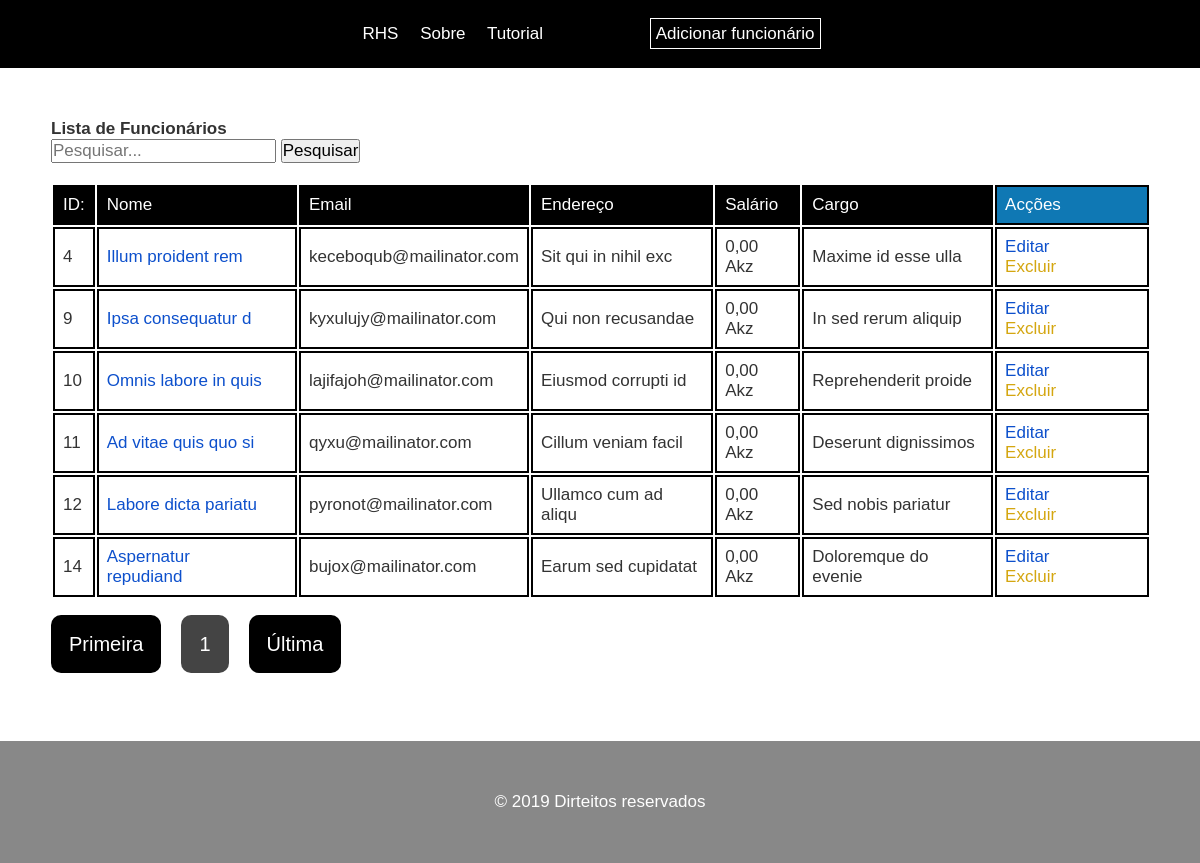
The page / on the database its author committed.
### tables this page shows
CREATE TABLE `funcionarios` (
  `id` int(11) NOT NULL,
  `nome` varchar(200) NOT NULL,
  `email` varchar(200) NOT NULL,
  `endereco` varchar(200) DEFAULT NULL,
  `telefone` varchar(25) DEFAULT NULL,
  `genero` varchar(20) DEFAULT NULL,
  `salario` varchar(20) DEFAULT NULL,
  `cargo` varchar(200) DEFAULT NULL,
  `data_registo` datetime NOT NULL DEFAULT current_timestamp(),
  `data_actualizacao` datetime DEFAULT NULL
);

### index.php (called while the page is built, shortened)
<?php
include "functions/helper.php";
isset($_GET['page']) ? $page = $_GET['page'] : $page = 'home';
pageInit($page);

### views/home.php (the view, shortened to what this page needs)
<?php
require_once 'views/partials/header.php';
?>
<h1>Lista de Funcionários</h1>
<?php
$pagina_actual = filter_input(INPUT_GET, 'p', FILTER_SANITIZE_NUMBER_INT);
$pagina = (!empty($pagina_actual)) ? $pagina_actual : 1;
$quantidade_por_pg = 10;
$inicio = ($quantidade_por_pg * $pagina) - $quantidade_por_pg;
$conn = mysqli_connect(DB_HOST, DB_USER, DB_PASSWORD, DB_NAME);
if (isset($_GET['query'])) {
    $query = filter_input(INPUT_GET, 'query', FILTER_SANITIZE_STRING);
    $funcionarios = "SELECT * FROM funcionarios WHERE nome LIKE '%$query%' OR email LIKE '%$query%' OR telefone LIKE '%$query%' OR endereco LIKE '%$query%' OR salario LIKE '%$query%' LIMIT $inicio, $quantidade_por_pg";
} else {
    $funcionarios = "SELECT * FROM funcionarios LIMIT $inicio, $quantidade_por_pg";
}
$resultado = mysqli_query($conn, $funcionarios);
?>
<form action="?page=pesquisar" method="get">
    <input type="search" placeholder="Pesquisar..." name="query" id="" <?php if (isset($_GET['query'])) echo "value=$query"; ?>> <button type="submit">Pesquisar</button>
</form>
<br>
<table>
    <tr class="theader">
        <td>ID:</td>
        <td>Nome</td>
        <td>Email</td>
        <td>Endereço</td>
        <td>Salário</td>
        <td>Cargo</td>
        <td id="accoes">Acções</td>
    </tr>
    <?php
    while ($row_funcionario = mysqli_fetch_assoc($resultado)) {
        $id = $row_funcionario['id'];
        echo "<tr>";
        echo "<td>" . $row_funcionario['id'] . "</td>";
        echo "<td class='nome'><a href='?page=funcionario&id=$id'>" . $row_funcionario['nome'] . "</a></td>";
        echo "<td>" . $row_funcionario['email'] . "</td>";
        echo "<td>" . $row_funcionario['endereco'] . "</td>";
        echo "<td>" . moedaMonetaria($row_funcionario['salario']) . "</td>";
        echo "<td>" . $row_funcionario['cargo'] . "</td>";
        echo "
        <td>
            <a href='?page=editform&id=" . $row_funcionario['id'] . "'>Editar</a>
            <a class='excluir' onclick='return confirmDelete()' href='/scripts/excluirfuncionario.php?id=" . $row_funcionario['id'] . "'>Excluir</a>
        </td>";
        echo "</tr>";
    }
    ?>
</table>
<?php
$result_pg = mysqli_query($conn, "SELECT COUNT(id) AS num_result FROM funcionarios");
$row_pg = mysqli_fetch_assoc($result_pg);
$quant_pg = ceil($row_pg['num_result'] / $quantidade_por_pg);
echo "<div class='pagination'>";
echo '<a href="?p=1">Primeira</a>';
echo "<a id='active'>$pagina</a>";
echo "<a href=?p=$quant_pg>Última</a>";
echo "</div>";
require_once 'views/partials/footer.php';
?>

### functions/helper.php
<?php
function pageInit($page) {
    if(isset($page)) {
        return include "views/$page.php";
    }
}
function moedaMonetaria(int $valor) {
    return number_format($valor, 2, ',','.')." Akz";
}

### views/partials/header.php (shortened to what this page needs)
<!DOCTYPE html>
<html lang="pt">
<head>
    <link rel="stylesheet" href="assets/css/style.css">
</head>
<body>
    <div id="header">
        <a href="/?page=home"><?= MAIN_TITLE; ?></a>
        <a href="/?page=about">Sobre</a>
        <a href="/?page=tuto">Tutorial</a>
        <a class="add" href="?page=addform">Adicionar funcionário</a>
    </div>
    <div class="container">

### views/partials/footer.php
</div>
<div class="footer">
    &copy; 2019 Dirteitos reservados
</div>
</body>
</html>

### assets/css/style.css (style rules this page uses)
* { margin: 0; padding: 0; font-family: Arial, Helvetica, sans-serif; font-size: 17px; }
a { color: #0d50cc; text-decoration: none; margin-right: 1em; }
#header { height: 4em; line-height: 4em; background: #000000; text-align: center; color: #ffffff; }
#header a { color: #ffffff; text-decoration: none; }
.container { background: #ffffff; color: #333333; padding: 3em; width: 100%; max-width: 1100px; margin: 0 auto; margin-bottom: 2em; }
.footer { background: #888888; color: #ffffff; padding: 3em; text-align: center; }
.add { padding: 5px; border: 1px solid #ffffff; margin-left: 5em; }
td { border: 2px solid #000000; padding: 8px; }
.pagination { margin-top: 2em; }
.pagination a { background: #000000; padding: 18px; font-size: 20px; border-radius: 10px; border: 0; color: #ffffff; margin-top: 2em; }
.pagination a#active { background: #444444; }
#accoes { background: #0f78b4; color: #ffffff; }
.theader { background: #000000; color: #ffffff; }
.nome { color: rgb(6, 150, 54); }
.excluir { color: #d4a610; }
table { width: 100%; }

### rows shown on the page
funcionarios: id "4", nome "Illum proident rem", email "keceboqub@mailinator.com", endereco "Sit qui in nihil exc", salario "0,00 Akz", cargo "Maxime id esse ulla"
funcionarios: id "9", nome "Ipsa consequatur d", email "kyxulujy@mailinator.com", endereco "Qui non recusandae", salario "0,00 Akz", cargo "In sed rerum aliquip"
funcionarios: id "10", nome "Omnis labore in quis", email "lajifajoh@mailinator.com", endereco "Eiusmod corrupti id", salario "0,00 Akz", cargo "Reprehenderit proide"
funcionarios: id "11", nome "Ad vitae quis quo si", email "qyxu@mailinator.com", endereco "Cillum veniam facil", salario "0,00 Akz", cargo "Deserunt dignissimos"
funcionarios: id "12", nome "Labore dicta pariatu", email "pyronot@mailinator.com", endereco "Ullamco cum ad aliqu", salario "0,00 Akz", cargo "Sed nobis pariatur"
funcionarios: id "14", nome "Aspernatur repudiand", email "bujox@mailinator.com", endereco "Earum sed cupidatat", salario "0,00 Akz", cargo "Doloremque do evenie"

### other values the page prints
MAIN_TITLE "RHS"
$pagina "1"
